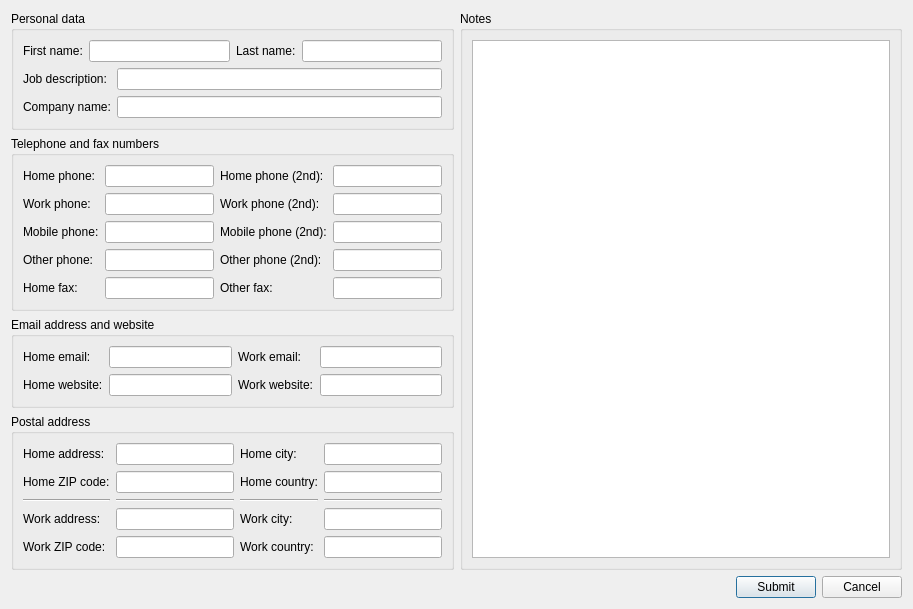
<?xml version="1.0" encoding="UTF-8"?>
<!--
    User Interface file for the form for contact's data.

    Copyright (C) 2011-2015 Stavros Filippidis
    Contact: stavros@filippidis.name

    This file is part of QGreatstAtzenta.

    QGreatstAtzenta is free software: you can redistribute it and/or modify
    it under the terms of the GNU General Public License as published by
    the Free Software Foundation, either version 3 of the License, or
    (at your option) any later version.
  
    QGreatstAtzenta is distributed in the hope that it will be useful,
    but WITHOUT ANY WARRANTY; without even the implied warranty of
    MERCHANTABILITY or FITNESS FOR A PARTICULAR PURPOSE.  See the
    GNU General Public License for more details.

    You should have received a copy of the GNU General Public License
    along with QGreatstAtzenta.  If not, see <http://www.gnu.org/licenses/>.
-->
<ui version="4.0">
 <class>PersonForm</class>
 <widget class="QDialog" name="PersonForm">
  <property name="geometry">
   <rect>
    <x>0</x>
    <y>0</y>
    <width>913</width>
    <height>597</height>
   </rect>
  </property>
  <property name="windowTitle">
   <string>Dialog</string>
  </property>
  <layout class="QHBoxLayout" name="horizontalLayout_10">
   <item>
    <layout class="QVBoxLayout" name="verticalLayout_17">
     <item>
      <layout class="QHBoxLayout" name="horizontalLayout_4">
       <item>
        <layout class="QVBoxLayout" name="verticalLayout_4">
         <item>
          <widget class="QGroupBox" name="groupBox">
           <property name="title">
            <string>Personal data</string>
           </property>
           <layout class="QHBoxLayout" name="horizontalLayout_9">
            <item>
             <layout class="QVBoxLayout" name="verticalLayout_3">
              <item>
               <layout class="QHBoxLayout" name="horizontalLayout_2">
                <item>
                 <widget class="QLabel" name="label">
                  <property name="text">
                   <string>First name:</string>
                  </property>
                  <property name="buddy">
                   <cstring>nameEdit</cstring>
                  </property>
                 </widget>
                </item>
                <item>
                 <widget class="QLineEdit" name="nameEdit"/>
                </item>
                <item>
                 <widget class="QLabel" name="label_2">
                  <property name="text">
                   <string>Last name:</string>
                  </property>
                  <property name="buddy">
                   <cstring>sirnameEdit</cstring>
                  </property>
                 </widget>
                </item>
                <item>
                 <widget class="QLineEdit" name="sirnameEdit"/>
                </item>
               </layout>
              </item>
              <item>
               <layout class="QHBoxLayout" name="horizontalLayout">
                <item>
                 <layout class="QVBoxLayout" name="verticalLayout_2">
                  <item>
                   <widget class="QLabel" name="label_3">
                    <property name="text">
                     <string>Job description:</string>
                    </property>
                    <property name="buddy">
                     <cstring>jobTitleEdit</cstring>
                    </property>
                   </widget>
                  </item>
                  <item>
                   <widget class="QLabel" name="label_4">
                    <property name="text">
                     <string>Company name:</string>
                    </property>
                    <property name="buddy">
                     <cstring>companyEdit</cstring>
                    </property>
                   </widget>
                  </item>
                 </layout>
                </item>
                <item>
                 <layout class="QVBoxLayout" name="verticalLayout">
                  <item>
                   <widget class="QLineEdit" name="jobTitleEdit"/>
                  </item>
                  <item>
                   <widget class="QLineEdit" name="companyEdit"/>
                  </item>
                 </layout>
                </item>
               </layout>
              </item>
             </layout>
            </item>
           </layout>
          </widget>
         </item>
         <item>
          <widget class="QGroupBox" name="groupBox_2">
           <property name="title">
            <string>Telephone and fax numbers</string>
           </property>
           <layout class="QHBoxLayout" name="horizontalLayout_11">
            <item>
             <layout class="QHBoxLayout" name="horizontalLayout_3">
              <item>
               <layout class="QVBoxLayout" name="verticalLayout_7">
                <item>
                 <widget class="QLabel" name="label_5">
                  <property name="text">
                   <string>Home phone:</string>
                  </property>
                  <property name="buddy">
                   <cstring>homePhone1Edit</cstring>
                  </property>
                 </widget>
                </item>
                <item>
                 <widget class="QLabel" name="label_8">
                  <property name="text">
                   <string>Work phone:</string>
                  </property>
                  <property name="buddy">
                   <cstring>workPhone1Edit</cstring>
                  </property>
                 </widget>
                </item>
                <item>
                 <widget class="QLabel" name="label_10">
                  <property name="text">
                   <string>Mobile phone:</string>
                  </property>
                  <property name="buddy">
                   <cstring>mobilePhone1Edit</cstring>
                  </property>
                 </widget>
                </item>
                <item>
                 <widget class="QLabel" name="label_11">
                  <property name="text">
                   <string>Other phone:</string>
                  </property>
                  <property name="buddy">
                   <cstring>otherPhone1Edit</cstring>
                  </property>
                 </widget>
                </item>
                <item>
                 <widget class="QLabel" name="label_13">
                  <property name="text">
                   <string>Home fax:</string>
                  </property>
                  <property name="buddy">
                   <cstring>homeFaxEdit</cstring>
                  </property>
                 </widget>
                </item>
               </layout>
              </item>
              <item>
               <layout class="QVBoxLayout" name="verticalLayout_5">
                <item>
                 <widget class="QLineEdit" name="homePhone1Edit"/>
                </item>
                <item>
                 <widget class="QLineEdit" name="workPhone1Edit"/>
                </item>
                <item>
                 <widget class="QLineEdit" name="mobilePhone1Edit">
                  <property name="text">
                   <string/>
                  </property>
                 </widget>
                </item>
                <item>
                 <widget class="QLineEdit" name="otherPhone1Edit"/>
                </item>
                <item>
                 <widget class="QLineEdit" name="homeFaxEdit"/>
                </item>
               </layout>
              </item>
              <item>
               <layout class="QVBoxLayout" name="verticalLayout_8">
                <item>
                 <widget class="QLabel" name="label_6">
                  <property name="text">
                   <string>Home phone (2nd):</string>
                  </property>
                  <property name="buddy">
                   <cstring>homePhone2Edit</cstring>
                  </property>
                 </widget>
                </item>
                <item>
                 <widget class="QLabel" name="label_7">
                  <property name="text">
                   <string>Work phone (2nd):</string>
                  </property>
                  <property name="buddy">
                   <cstring>workPhone2Edit</cstring>
                  </property>
                 </widget>
                </item>
                <item>
                 <widget class="QLabel" name="label_9">
                  <property name="text">
                   <string>Mobile phone (2nd):</string>
                  </property>
                  <property name="buddy">
                   <cstring>mobilePhone2Edit</cstring>
                  </property>
                 </widget>
                </item>
                <item>
                 <widget class="QLabel" name="label_12">
                  <property name="text">
                   <string>Other phone (2nd):</string>
                  </property>
                  <property name="buddy">
                   <cstring>otherPhone2Edit</cstring>
                  </property>
                 </widget>
                </item>
                <item>
                 <widget class="QLabel" name="label_14">
                  <property name="text">
                   <string>Other fax:</string>
                  </property>
                  <property name="buddy">
                   <cstring>workFaxEdit</cstring>
                  </property>
                 </widget>
                </item>
               </layout>
              </item>
              <item>
               <layout class="QVBoxLayout" name="verticalLayout_6">
                <item>
                 <widget class="QLineEdit" name="homePhone2Edit"/>
                </item>
                <item>
                 <widget class="QLineEdit" name="workPhone2Edit"/>
                </item>
                <item>
                 <widget class="QLineEdit" name="mobilePhone2Edit">
                  <property name="text">
                   <string/>
                  </property>
                 </widget>
                </item>
                <item>
                 <widget class="QLineEdit" name="otherPhone2Edit"/>
                </item>
                <item>
                 <widget class="QLineEdit" name="workFaxEdit"/>
                </item>
               </layout>
              </item>
             </layout>
            </item>
           </layout>
          </widget>
         </item>
         <item>
          <widget class="QGroupBox" name="groupBox_3">
           <property name="title">
            <string>Email address and website</string>
           </property>
           <layout class="QHBoxLayout" name="horizontalLayout_12">
            <item>
             <layout class="QHBoxLayout" name="horizontalLayout_5">
              <item>
               <layout class="QVBoxLayout" name="verticalLayout_9">
                <item>
                 <widget class="QLabel" name="label_15">
                  <property name="text">
                   <string>Home email:</string>
                  </property>
                  <property name="buddy">
                   <cstring>homeEmailEdit</cstring>
                  </property>
                 </widget>
                </item>
                <item>
                 <widget class="QLabel" name="label_17">
                  <property name="text">
                   <string>Home website:</string>
                  </property>
                  <property name="buddy">
                   <cstring>homeUrlEdit</cstring>
                  </property>
                 </widget>
                </item>
               </layout>
              </item>
              <item>
               <layout class="QVBoxLayout" name="verticalLayout_10">
                <item>
                 <widget class="QLineEdit" name="homeEmailEdit"/>
                </item>
                <item>
                 <widget class="QLineEdit" name="homeUrlEdit"/>
                </item>
               </layout>
              </item>
              <item>
               <layout class="QVBoxLayout" name="verticalLayout_11">
                <item>
                 <widget class="QLabel" name="label_16">
                  <property name="text">
                   <string>Work email:</string>
                  </property>
                  <property name="buddy">
                   <cstring>workEmailEdit</cstring>
                  </property>
                 </widget>
                </item>
                <item>
                 <widget class="QLabel" name="label_18">
                  <property name="text">
                   <string>Work website:</string>
                  </property>
                  <property name="buddy">
                   <cstring>workUrlEdit</cstring>
                  </property>
                 </widget>
                </item>
               </layout>
              </item>
              <item>
               <layout class="QVBoxLayout" name="verticalLayout_12">
                <item>
                 <widget class="QLineEdit" name="workEmailEdit"/>
                </item>
                <item>
                 <widget class="QLineEdit" name="workUrlEdit"/>
                </item>
               </layout>
              </item>
             </layout>
            </item>
           </layout>
          </widget>
         </item>
         <item>
          <widget class="QGroupBox" name="groupBox_4">
           <property name="title">
            <string>Postal address</string>
           </property>
           <layout class="QHBoxLayout" name="horizontalLayout_13">
            <item>
             <layout class="QHBoxLayout" name="horizontalLayout_6">
              <item>
               <layout class="QVBoxLayout" name="verticalLayout_13">
                <item>
                 <widget class="QLabel" name="label_19">
                  <property name="text">
                   <string>Home address:</string>
                  </property>
                  <property name="buddy">
                   <cstring>homeAddressEdit</cstring>
                  </property>
                 </widget>
                </item>
                <item>
                 <widget class="QLabel" name="label_20">
                  <property name="text">
                   <string>Home ZIP code:</string>
                  </property>
                  <property name="buddy">
                   <cstring>homeZipCodeEdit</cstring>
                  </property>
                 </widget>
                </item>
                <item>
                 <widget class="Line" name="line">
                  <property name="orientation">
                   <enum>Qt::Horizontal</enum>
                  </property>
                 </widget>
                </item>
                <item>
                 <widget class="QLabel" name="label_21">
                  <property name="text">
                   <string>Work address:</string>
                  </property>
                  <property name="buddy">
                   <cstring>workAddressEdit</cstring>
                  </property>
                 </widget>
                </item>
                <item>
                 <widget class="QLabel" name="label_22">
                  <property name="text">
                   <string>Work ZIP code:</string>
                  </property>
                  <property name="buddy">
                   <cstring>workZipCodeEdit</cstring>
                  </property>
                 </widget>
                </item>
               </layout>
              </item>
              <item>
               <layout class="QVBoxLayout" name="verticalLayout_14">
                <item>
                 <widget class="QLineEdit" name="homeAddressEdit"/>
                </item>
                <item>
                 <widget class="QLineEdit" name="homeZipCodeEdit"/>
                </item>
                <item>
                 <widget class="Line" name="line_2">
                  <property name="orientation">
                   <enum>Qt::Horizontal</enum>
                  </property>
                 </widget>
                </item>
                <item>
                 <widget class="QLineEdit" name="workAddressEdit">
                  <property name="text">
                   <string/>
                  </property>
                 </widget>
                </item>
                <item>
                 <widget class="QLineEdit" name="workZipCodeEdit"/>
                </item>
               </layout>
              </item>
              <item>
               <layout class="QVBoxLayout" name="verticalLayout_15">
                <item>
                 <widget class="QLabel" name="label_24">
                  <property name="text">
                   <string>Home city:</string>
                  </property>
                  <property name="buddy">
                   <cstring>homeCityEdit</cstring>
                  </property>
                 </widget>
                </item>
                <item>
                 <widget class="QLabel" name="label_25">
                  <property name="text">
                   <string>Home country:</string>
                  </property>
                  <property name="buddy">
                   <cstring>homeCountryEdit</cstring>
                  </property>
                 </widget>
                </item>
                <item>
                 <widget class="Line" name="line_3">
                  <property name="orientation">
                   <enum>Qt::Horizontal</enum>
                  </property>
                 </widget>
                </item>
                <item>
                 <widget class="QLabel" name="label_26">
                  <property name="text">
                   <string>Work city:</string>
                  </property>
                  <property name="buddy">
                   <cstring>workCityEdit</cstring>
                  </property>
                 </widget>
                </item>
                <item>
                 <widget class="QLabel" name="label_27">
                  <property name="text">
                   <string>Work country:</string>
                  </property>
                  <property name="buddy">
                   <cstring>workCountryEdit</cstring>
                  </property>
                 </widget>
                </item>
               </layout>
              </item>
              <item>
               <layout class="QVBoxLayout" name="verticalLayout_16">
                <item>
                 <widget class="QLineEdit" name="homeCityEdit"/>
                </item>
                <item>
                 <widget class="QLineEdit" name="homeCountryEdit"/>
                </item>
                <item>
                 <widget class="Line" name="line_5">
                  <property name="orientation">
                   <enum>Qt::Horizontal</enum>
                  </property>
                 </widget>
                </item>
                <item>
                 <widget class="QLineEdit" name="workCityEdit">
                  <property name="text">
                   <string/>
                  </property>
                 </widget>
                </item>
                <item>
                 <widget class="QLineEdit" name="workCountryEdit"/>
                </item>
               </layout>
              </item>
             </layout>
            </item>
           </layout>
          </widget>
         </item>
        </layout>
       </item>
       <item>
        <widget class="QGroupBox" name="groupBox_5">
         <property name="title">
          <string>Notes</string>
         </property>
         <layout class="QHBoxLayout" name="horizontalLayout_7">
          <item>
           <widget class="QPlainTextEdit" name="notesEdit"/>
          </item>
         </layout>
        </widget>
       </item>
      </layout>
     </item>
     <item>
      <spacer name="verticalSpacer">
       <property name="orientation">
        <enum>Qt::Vertical</enum>
       </property>
       <property name="sizeHint" stdset="0">
        <size>
         <width>20</width>
         <height>40</height>
        </size>
       </property>
      </spacer>
     </item>
     <item>
      <layout class="QHBoxLayout" name="horizontalLayout_8">
       <item>
        <spacer name="horizontalSpacer">
         <property name="orientation">
          <enum>Qt::Horizontal</enum>
         </property>
         <property name="sizeHint" stdset="0">
          <size>
           <width>40</width>
           <height>20</height>
          </size>
         </property>
        </spacer>
       </item>
       <item>
        <widget class="QPushButton" name="addButton">
         <property name="text">
          <string>Submit</string>
         </property>
        </widget>
       </item>
       <item>
        <widget class="QPushButton" name="cancelButton">
         <property name="text">
          <string>Cancel</string>
         </property>
        </widget>
       </item>
      </layout>
     </item>
    </layout>
   </item>
  </layout>
 </widget>
 <tabstops>
  <tabstop>nameEdit</tabstop>
  <tabstop>sirnameEdit</tabstop>
  <tabstop>jobTitleEdit</tabstop>
  <tabstop>companyEdit</tabstop>
  <tabstop>homePhone1Edit</tabstop>
  <tabstop>homePhone2Edit</tabstop>
  <tabstop>workPhone1Edit</tabstop>
  <tabstop>workPhone2Edit</tabstop>
  <tabstop>mobilePhone1Edit</tabstop>
  <tabstop>mobilePhone2Edit</tabstop>
  <tabstop>otherPhone1Edit</tabstop>
  <tabstop>otherPhone2Edit</tabstop>
  <tabstop>homeFaxEdit</tabstop>
  <tabstop>workFaxEdit</tabstop>
  <tabstop>homeEmailEdit</tabstop>
  <tabstop>workEmailEdit</tabstop>
  <tabstop>homeUrlEdit</tabstop>
  <tabstop>workUrlEdit</tabstop>
  <tabstop>homeAddressEdit</tabstop>
  <tabstop>homeCityEdit</tabstop>
  <tabstop>homeZipCodeEdit</tabstop>
  <tabstop>homeCountryEdit</tabstop>
  <tabstop>workAddressEdit</tabstop>
  <tabstop>workCityEdit</tabstop>
  <tabstop>workZipCodeEdit</tabstop>
  <tabstop>workCountryEdit</tabstop>
  <tabstop>notesEdit</tabstop>
  <tabstop>addButton</tabstop>
  <tabstop>cancelButton</tabstop>
 </tabstops>
 <resources/>
 <connections/>
</ui>
